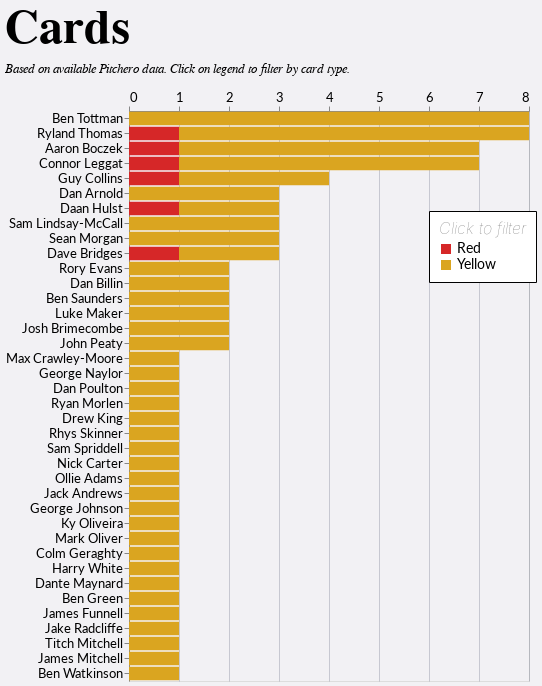

Notebook code for this chart:
### Markdown cell above
# Cards Chart

### Code cell
cards_chart(db)

### Figure 1 — Vega-Lite specification as saved in the notebook (floating-point values rounded to 4 significant figures)
{"config": {"axis": {"labelFont": "Lato, sans-serif", "titleFont": "PT Sans Narrow, Helvetica Neue, Helvetica, Arial, sans-serif", "labelFontSize": 13, "titleFontSize": 24, "gridColor": "#202947", "gridOpacity": 0.2}, "header": {"labelFont": "PT Sans Narrow, Helvetica Neue, Helvetica, Arial, sans-serif", "titleFont": "PT Sans Narrow, Helvetica Neue, Helvetica, Arial, sans-serif", "labelFontSize": 24, "titleFontSize": 28, "labelFontWeight": "bold", "orient": "left"}, "legend": {"labelFont": "Lato, sans-serif", "titleFont": "PT Sans Narrow, Helvetica Neue, Helvetica, Arial, sans-serif", "labelFontSize": 14, "titleFontSize": 16, "titlePadding": 5, "fillColor": "white", "strokeColor": "black", "padding": 10, "titleFontWeight": "lighter", "titleFontStyle": "italic", "titleColor": "gray", "offset": 10}, "title": {"font": "PT Sans Narrow, Helvetica Neue, Helvetica, Arial, sans-serif", "fontSize": 48, "fontWeight": "bold", "anchor": "start", "align": "center", "titlePadding": 20, "subtitlePadding": 10, "subtitleFontSize": 13, "subtitleColor": "", "subtitleFontStyle": "italic", "offset": 15, "color": "black"}, "axisX": {"labelAngle": 0}, "facet": {"title": null, "header": null, "align": {"row": "each", "column": "each"}}, "resolve": {"scale": {"y": "independent", "facet": "independent"}}, "background": "#f2f1f4"}, "data": {"name": "data-a76fea01922e84b44d444623abafc3a4"}, "mark": {"type": "bar"}, "encoding": {"color": {"field": "event", "legend": {"legendX": 300, "legendY": 100, "orient": "none", "title": "Click to filter"}, "scale": {"domain": ["Red", "Yellow"], "range": ["#d62728", "goldenrod"]}, "type": "nominal"}, "tooltip": [{"field": "player", "title": "Player", "type": "nominal"}, {"field": "event", "title": "Card Type", "type": "nominal"}, {"aggregate": "sum", "field": "count", "title": "Cards", "type": "quantitative"}, {"aggregate": "sum", "field": "A", "title": "Games", "type": "quantitative"}], "x": {"aggregate": "sum", "axis": {"format": "d", "orient": "top", "title": null}, "field": "count", "type": "quantitative"}, "y": {"field": "player", "sort": "-x", "title": null, "type": "nominal"}}, "height": {"step": 15}, "title": {"text": "Cards", "subtitle": "Based on available Pitchero data. Click on legend to filter by card type."}, "width": 400, "$schema": "https://vega.github.io/schema/vega-lite/v5.20.1.json", "datasets": {"data-a76fea01922e84b44d444623abafc3a4": [{"player": "Ben Tottman", "season": "2024/25", "squad": "1st", "player_join": "B Tottman", "A": 19, "event": "Yellow", "count": 3}, {"player": "Max Crawley-Moore", "season": "2023/24", "squad": "1st", "player_join": "M Crawley-Moore", "A": 16, "event": "Yellow", "count": 1}, {"player": "George Naylor", "season": "2024/25", "squad": "2nd", "player_join": "G Naylor", "A": 10, "event": "Yellow", "count": 1}, {"player": "Ben Tottman", "season": "2023/24", "squad": "1st", "player_join": "B Tottman", "A": 25, "event": "Yellow", "count": 2}, {"player": "Ben Tottman", "season": "2022/23", "squad": "1st", "player_join": "B Tottman", "A": 19, "event": "Yellow", "count": 2}, {"player": "Ben Tottman", "season": "2019/20", "squad": "1st", "player_join": "B Tottman", "A": 12, "event": "Yellow", "count": 1}, {"player": "Dan Poulton", "season": "2022/23", "squad": "1st", "player_join": "D Poulton", "A": 17, "event": "Yellow", "count": 1}, {"player": "Ryan Morlen", "season": "2024/25", "squad": "2nd", "player_join": "R Morlen", "A": 6, "event": "Yellow", "count": 1}, {"player": "Drew King", "season": "2019/20", "squad": "1st", "player_join": "D King", "A": 7, "event": "Yellow", "count": 1}, {"player": "Dan Arnold", "season": "2019/20", "squad": "1st", "player_join": "D Arnold", "A": 12, "event": "Yellow", "count": 2}, {"player": "Rhys Skinner", "season": "2024/25", "squad": "1st", "player_join": "R Skinner", "A": 4, "event": "Yellow", "count": 1}, {"player": "Dan Arnold", "season": "2017/18", "squad": "1st", "player_join": "D Arnold", "A": 15, "event": "Yellow", "count": 1}, {"player": "Rory Evans", "season": "2023/24", "squad": "2nd", "player_join": "R Evans", "A": 10, "event": "Yellow", "count": 1}, {"player": "Aaron Boczek", "season": "2024/25", "squad": "2nd", "player_join": "A Boczek", "A": 3, "event": "Yellow", "count": 2}, {"player": "Rory Evans", "season": "2021/22", "squad": "2nd", "player_join": "R Evans", "A": 15, "event": "Yellow", "count": 1}, {"player": "Aaron Boczek", "season": "2025/26", "squad": "1st", "player_join": "A Boczek", "A": 4, "event": "Yellow", "count": 1}, {"player": "Aaron Boczek", "season": "2024/25", "squad": "1st", "player_join": "A Boczek", "A": 4, "event": "Yellow", "count": 1}, {"player": "Aaron Boczek", "season": "2024/25", "squad": "1st", "player_join": "A Boczek", "A": 4, "event": "Red", "count": 1}, {"player": "Aaron Boczek", "season": "2023/24", "squad": "1st", "player_join": "A Boczek", "A": 21, "event": "Yellow", "count": 2}, {"player": "Sam Spriddell", "season": "2023/24", "squad": "1st", "player_join": "S Spriddell", "A": 11, "event": "Yellow", "count": 1}, {"player": "Dan Billin", "season": "2023/24", "squad": "1st", "player_join": "D Billin", "A": 20, "event": "Yellow", "count": 2}, {"player": "Nick Carter", "season": "2021/22", "squad": "1st", "player_join": "N Carter", "A": 4, "event": "Yellow", "count": 1}, {"player": "Ollie Adams", "season": "2023/24", "squad": "2nd", "player_join": "O Adams", "A": 1, "event": "Yellow", "count": 1}, {"player": "Connor Leggat", "season": "2024/25", "squad": "1st", "player_join": "C Leggat", "A": 11, "event": "Yellow", "count": 3}, {"player": "Ryland Thomas", "season": "2022/23", "squad": "2nd", "player_join": "R Thomas", "A": 4, "event": "Yellow", "count": 1}, {"player": "Connor Leggat", "season": "2022/23", "squad": "1st", "player_join": "C Leggat", "A": 9, "event": "Yellow", "count": 1}, {"player": "Ryland Thomas", "season": "2024/25", "squad": "1st", "player_join": "R Thomas", "A": 18, "event": "Yellow", "count": 1}, {"player": "Connor Leggat", "season": "2019/20", "squad": "1st", "player_join": "C Leggat", "A": 11, "event": "Yellow", "count": 1}, {"player": "Ryland Thomas", "season": "2024/25", "squad": "1st", "player_join": "R Thomas", "A": 18, "event": "Red", "count": 1}, {"player": "Connor Leggat", "season": "2018/19", "squad": "1st", "player_join": "C Leggat", "A": 13, "event": "Yellow", "count": 1}, {"player": "Ryland Thomas", "season": "2023/24", "squad": "1st", "player_join": "R Thomas", "A": 25, "event": "Yellow", "count": 3}, {"player": "Connor Leggat", "season": "2022/23", "squad": "1st", "player_join": "C Leggat", "A": 9, "event": "Red", "count": 1}, {"player": "Ryland Thomas", "season": "2022/23", "squad": "1st", "player_join": "R Thomas", "A": 8, "event": "Yellow", "count": 2}, {"player": "Jack Andrews", "season": "2023/24", "squad": "2nd", "player_join": "J Andrews", "A": 8, "event": "Yellow", "count": 1}, {"player": "Daan Hulst", "season": "2024/25", "squad": "2nd", "player_join": "D Hulst", "A": 4, "event": "Yellow", "count": 1}, {"player": "Daan Hulst", "season": "2023/24", "squad": "2nd", "player_join": "D Hulst", "A": 7, "event": "Yellow", "count": 1}, {"player": "Daan Hulst", "season": "2018/19", "squad": "1st", "player_join": "D Hulst", "A": 10, "event": "Red", "count": 1}, {"player": "Ben Saunders", "season": "2022/23", "squad": "1st", "player_join": "B Saunders", "A": 7, "event": "Yellow", "count": 1}, {"player": "Luke Maker", "season": "2024/25", "squad": "1st", "player_join": "L Maker", "A": 14, "event": "Yellow", "count": 1}, {"player": "Ben Saunders", "season": "2019/20", "squad": "1st", "player_join": "B Saunders", "A": 6, "event": "Yellow", "count": 1}, {"player": "Luke Maker", "season": "2023/24", "squad": "1st", "player_join": "L Maker", "A": 13, "event": "Yellow", "count": 1}, {"player": "Josh Brimecombe", "season": "2021/22", "squad": "2nd", "player_join": "J Brimecombe", "A": 6, "event": "Yellow", "count": 1}, {"player": "Sam Lindsay-McCall", "season": "2023/24", "squad": "1st", "player_join": "S Lindsay", "A": 22, "event": "Yellow", "count": 1}, {"player": "George Johnson", "season": "2022/23", "squad": "1st", "player_join": "G Johnson", "A": 17, "event": "Yellow", "count": 1}, {"player": "Ky Oliveira", "season": "2022/23", "squad": "2nd", "player_join": "K Oliveira", "A": 2, "event": "Yellow", "count": 1}, {"player": "Josh Brimecombe", "season": "2024/25", "squad": "1st", "player_join": "J Brimecombe", "A": 19, "event": "Yellow", "count": 1}, {"player": "Sam Lindsay-McCall", "season": "2021/22", "squad": "1st", "player_join": "S Lindsay", "A": 13, "event": "Yellow", "count": 2}, {"player": "Guy Collins", "season": "2024/25", "squad": "1st", "player_join": "G Collins", "A": 20, "event": "Yellow", "count": 2}, {"player": "Mark Oliver", "season": "2023/24", "squad": "1st", "player_join": "M Oliver", "A": 5, "event": "Yellow", "count": 1}, {"player": "Colm Geraghty", "season": "2023/24", "squad": "1st", "player_join": "C Geraghty", "A": 7, "event": "Yellow", "count": 1}, {"player": "Harry White", "season": "2023/24", "squad": "1st", "player_join": "H White", "A": 7, "event": "Yellow", "count": 1}, {"player": "Dante Maynard", "season": "2024/25", "squad": "1st", "player_join": "D Maynard", "A": 1, "event": "Yellow", "count": 1}, {"player": "Guy Collins", "season": "2024/25", "squad": "1st", "player_join": "G Collins", "A": 20, "event": "Red", "count": 1}, {"player": "Guy Collins", "season": "2022/23", "squad": "1st", "player_join": "G Collins", "A": 17, "event": "Yellow", "count": 1}, {"player": "Sean Morgan", "season": "2023/24", "squad": "1st", "player_join": "S Morgan", "A": 2, "event": "Yellow", "count": 1}, {"player": "Sean Morgan", "season": "2022/23", "squad": "1st", "player_join": "S Morgan", "A": 8, "event": "Yellow", "count": 1}, {"player": "Sean Morgan", "season": "2021/22", "squad": "1st", "player_join": "S Morgan", "A": 10, "event": "Yellow", "count": 1}, {"player": "Ben Green", "season": "2024/25", "squad": "2nd", "player_join": "B Green", "A": 13, "event": "Yellow", "count": 1}, {"player": "Dave Bridges", "season": "2023/24", "squad": "1st", "player_join": "D Bridges", "A": 17, "event": "Yellow", "count": 1}, {"player": "Dave Bridges", "season": "2022/23", "squad": "1st", "player_join": "D Bridges", "A": 15, "event": "Yellow", "count": 1}, {"player": "Dave Bridges", "season": "2023/24", "squad": "1st", "player_join": "D Bridges", "A": 17, "event": "Red", "count": 1}, {"player": "James Funnell", "season": "2021/22", "squad": "1st", "player_join": "J Funnell", "A": 12, "event": "Yellow", "count": 1}, {"player": "Jake Radcliffe", "season": "2023/24", "squad": "1st", "player_join": "J Radcliffe", "A": 18, "event": "Yellow", "count": 1}, {"player": "John Peaty", "season": "2025/26", "squad": "1st", "player_join": "J Peaty", "A": 3, "event": "Yellow", "count": 1}, {"player": "Titch Mitchell", "season": "2022/23", "squad": "1st", "player_join": "T Mitchell", "A": 2, "event": "Yellow", "count": 1}, {"player": "James Mitchell", "season": "2022/23", "squad": "1st", "player_join": "T Mitchell", "A": 2, "event": "Yellow", "count": 1}, {"player": "John Peaty", "season": "2023/24", "squad": "1st", "player_join": "J Peaty", "A": 13, "event": "Yellow", "count": 1}, {"player": "Ben Watkinson", "season": "2023/24", "squad": "2nd", "player_join": "B Watkinson", "A": 11, "event": "Yellow", "count": 1}]}}
